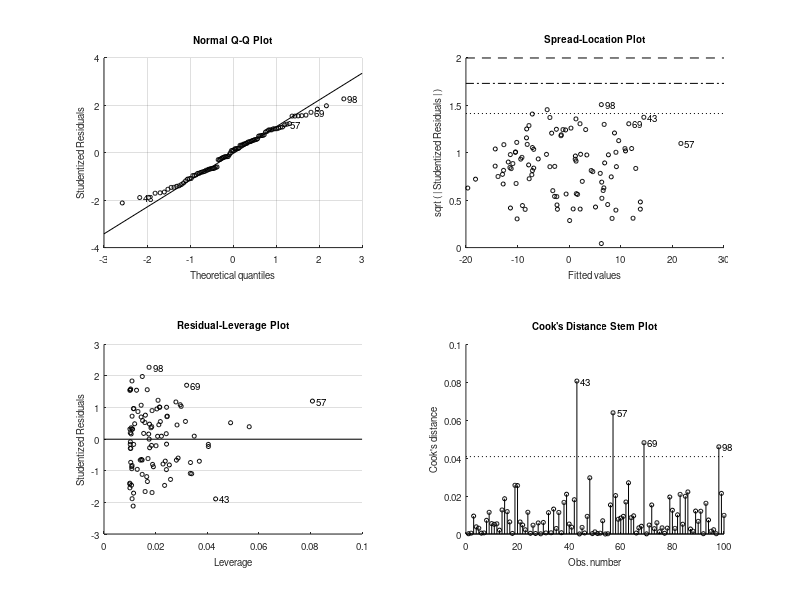
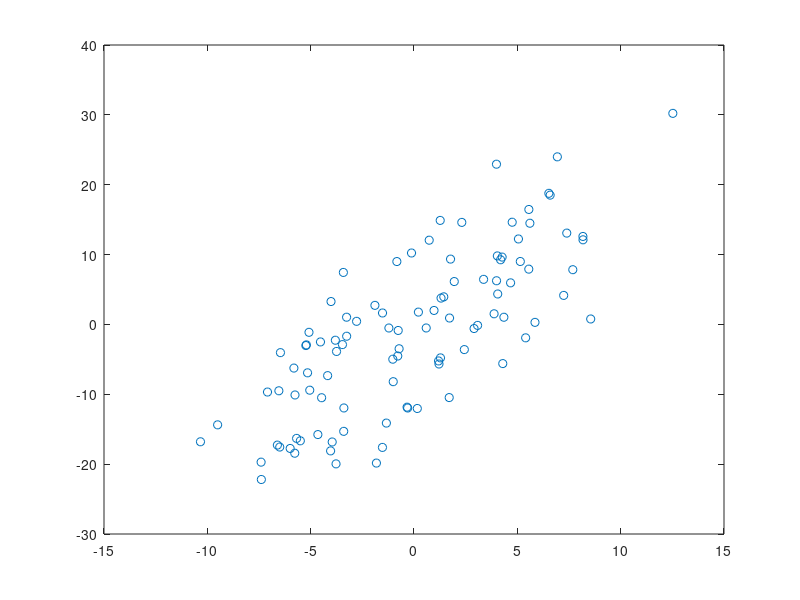

These figures' MATLAB source, in order: (Note: this script raises an error after producing the figures.)
rng(123)
% make a test data and caluculate the r square
x = 5*randn(100,1);
y = 2*x + 7*randn(100, 1);


% fit the model
mdl = fitlm(x,y);

% plot the data
figure;
plot(x,y,'o');
hold on;
plot(x,mdl.Fitted,'r-');

% get the r square
r2 = mdl.Rsquared.Ordinary;

% plot r square in the figure
title(['R^2 = ' num2str(r2)]);


